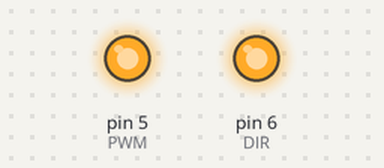
A sketch run on a simulated Arduino Uno, built with avr-gcc and run on an emulated ATmega328P. Shown: output pins drawn as LEDs (lit = HIGH).

Above: at 2.5 s.
At 5.5 s:
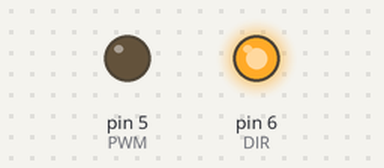
At 8.5 s:
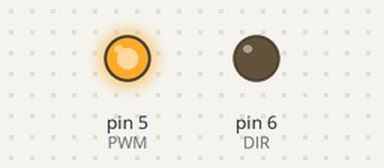
At 11.5 s:
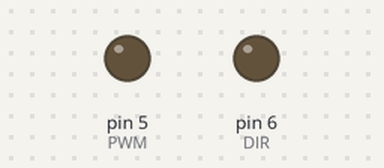
Timing chart, 0 to 15.6 s (numbered marks = the images above):
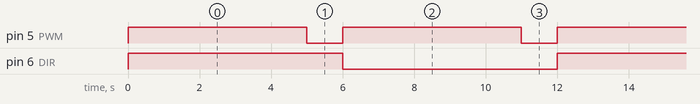

The sketch:

MD10C_Test.ino
```cpp
#define DIR 6
#define PWM 5

void setup()
{
  pinMode(DIR,OUTPUT);
  pinMode(PWM,OUTPUT);
}

void loop()
{
  digitalWrite(DIR,HIGH);
  analogWrite(PWM,255);
  delay(5000);
  analogWrite(PWM,0);
  delay(1000);
  digitalWrite(DIR,LOW);
  analogWrite(PWM,255);
  delay(5000);
  analogWrite(PWM,0);
  delay(1000);
}
```

Measured:
- by itself, pin 5 (PWM): alternates HIGH for 5.0 s and LOW for 1.0 s
- by itself, pin 6 (DIR): alternates HIGH for 6.0 s and LOW for 6.0 s
- by itself, everything shown: repeats every 12.0 s, in 4 steps
